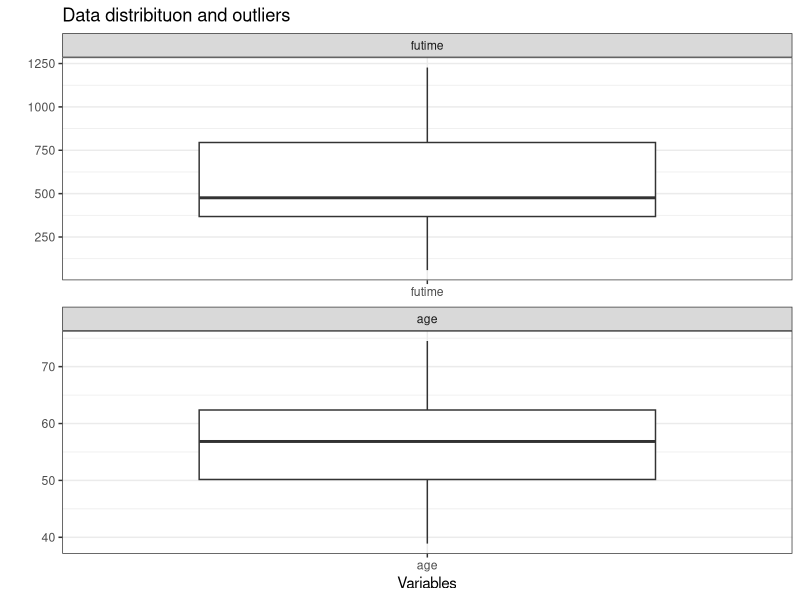
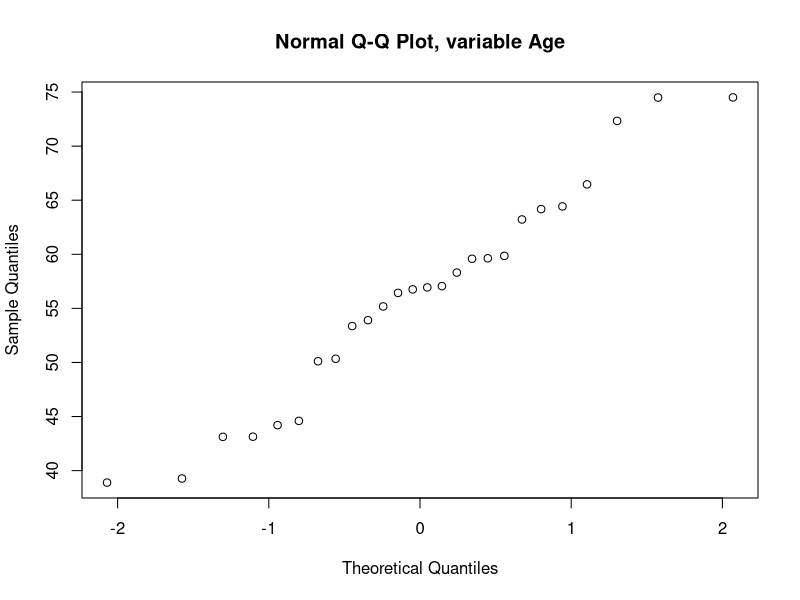
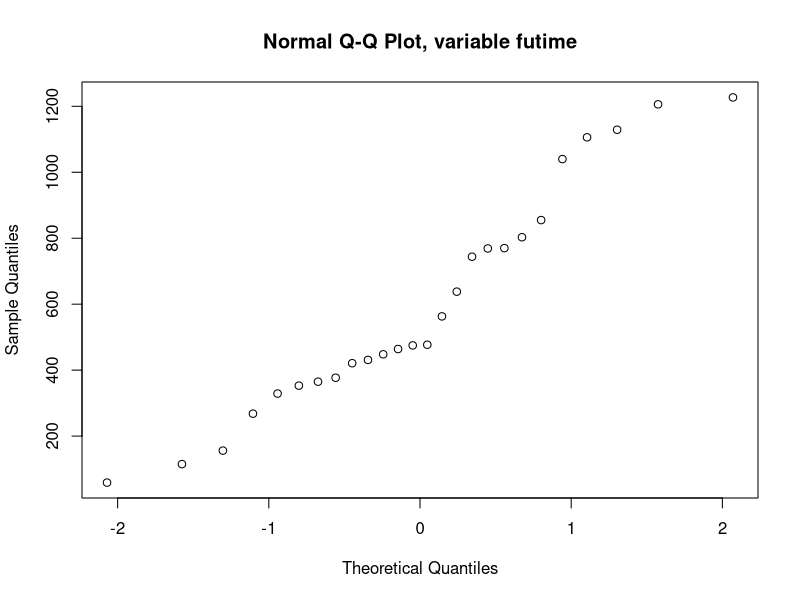
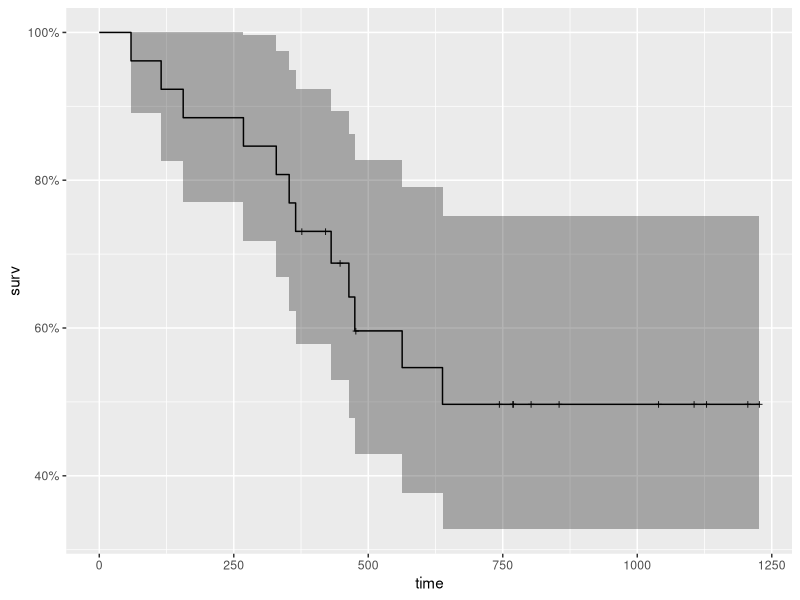
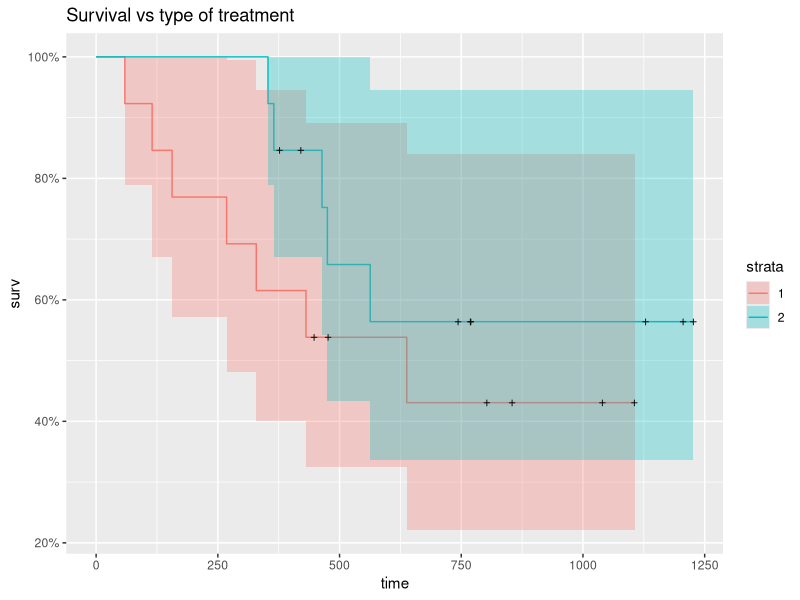
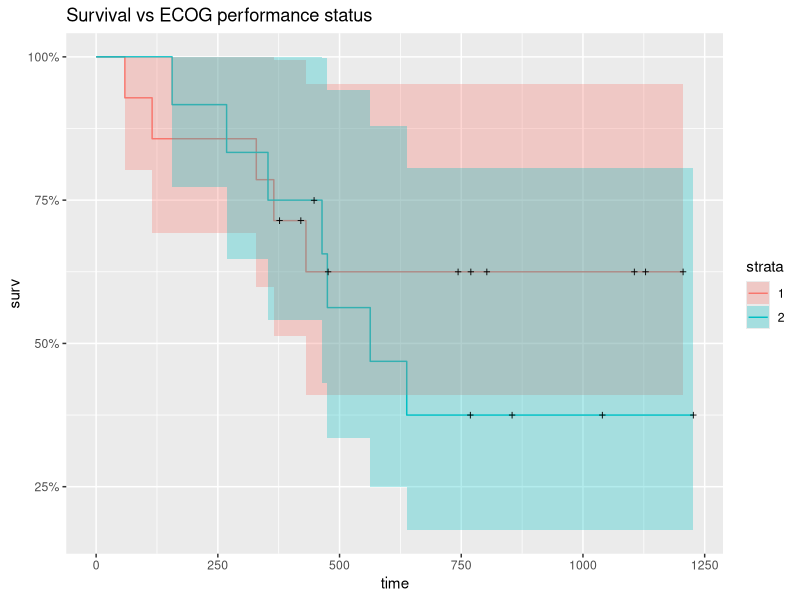
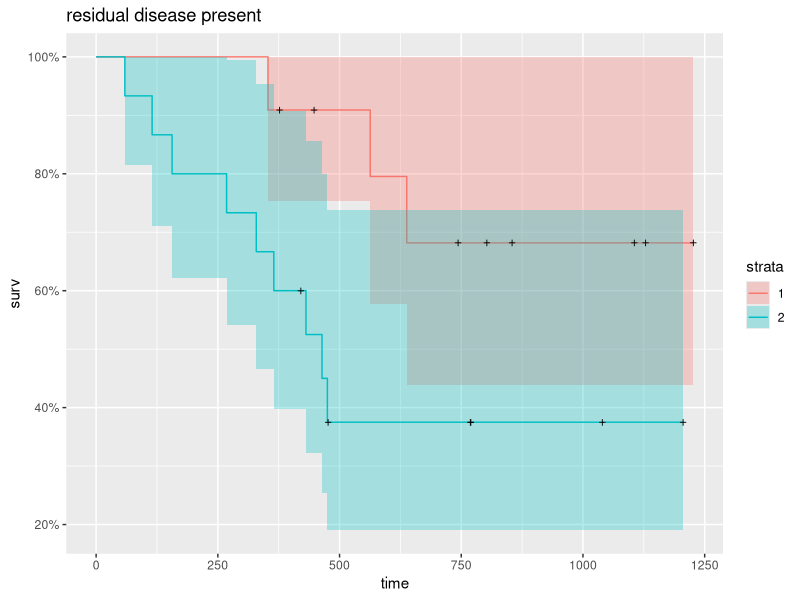
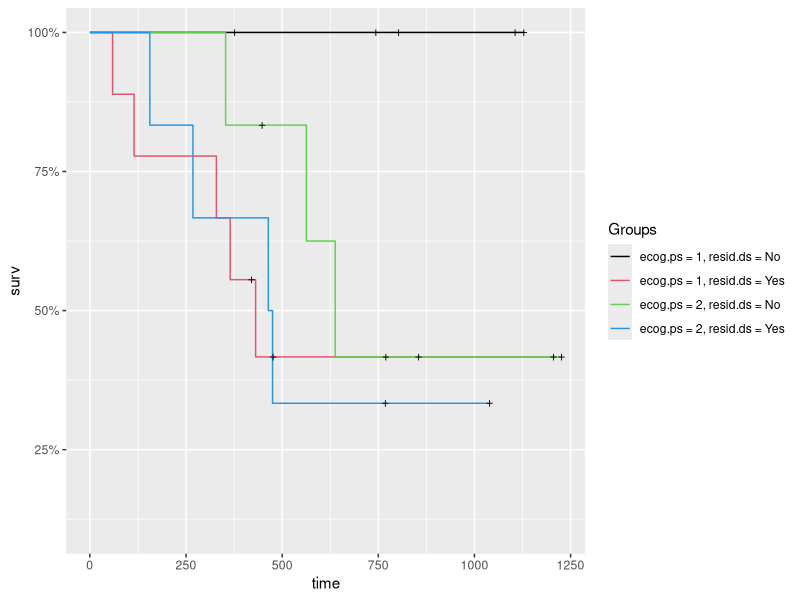

Reproduce these figures in R, in order.
## ---- chunk 1
library(survival)
library(dplyr)
library(psych)
library(ggfortify)
library(coin)
library(forcats)
library(survminer)
## ---- chunk 2
data <- ovarian 

str(data)
summary(data)
head(data)
table(is.na(data))

## ---- chunk 3
data$resid.ds <-  as.factor(data$resid.ds)
data$rx <-  as.factor(data$rx)
data$ecog.ps <-  as.factor(data$ecog.ps)
 
## ---- chunk 4
describeBy(x = data, group = data$fustat)
## ---- chunk 5
ggplot(stack(data[-2]), aes(x = ind, y = values), labeller(x = a)) +
  geom_boxplot() +
  facet_wrap(~ind, nrow = 2, scales = "free") +
  theme_bw()+
  xlab("Variables")+
  ylab("")+
  ggtitle("Data distribituon and outliers")

qqnorm(data$age, main = 'Normal Q-Q Plot, variable Age')

qqnorm(data$futime, main = 'Normal Q-Q Plot, variable futime')

## ---- chunk 6
shapiro.test(data$age)
shapiro.test(data$futime)
## ---- chunk 7
km <- with(data, Surv(futime, fustat))
km_fit <- survfit(Surv(futime, fustat) ~ 1, data=data)
summary(km_fit, times = c(1,30,60,90*(1:10)))
autoplot(km_fit)

## ---- chunk 8


km_trt_fit <- survfit(Surv(futime, fustat) ~ rx, data=data)
autoplot(km_trt_fit, main = 'Survival vs type of treatment')

km_ecog_fit <- survfit(Surv(futime, fustat) ~ ecog.ps, data=data)
autoplot(km_ecog_fit, main = 'Survival vs ECOG performance status')

km_resid_fit <- survfit(Surv(futime, fustat) ~ resid.ds, data=data)
autoplot(km_resid_fit, main = 'residual disease present')



## ---- chunk 9
data$hyb_fact <- as.numeric(as.factor(paste(data$ecog.ps, data$resid.ds)))

describeBy(x = data, group = data$hyb_fact)

## ---- chunk 10
km_hyb_fact <- survfit(Surv(futime, fustat) ~ hyb_fact, data=data)
hyb_plot <- autoplot(km_hyb_fact, conf.int.fill = 'white', 
         conf.int.alpha = 0.001, stat = c("identity", "reduce"))
hyb_plot <- hyb_plot + 
  labs(colour = "Groups") +
  scale_color_manual(labels = c("ecog.ps = 1, resid.ds = No", 
                                "ecog.ps = 1, resid.ds = Yes",
                                "ecog.ps = 2, resid.ds = No",
                                "ecog.ps = 2, resid.ds = Yes"), 
                     values = c(1, 2, 3, 4))
hyb_plot
## ---- chunk 11

logrank_test(Surv(futime, fustat) ~ rx, data = data)
logrank_test(Surv(futime, fustat) ~ resid.ds, data = data)
logrank_test(Surv(futime, fustat) ~ ecog.ps, data = data)


## ---- chunk 12
data$hyb_fact1 <- as.factor(paste(data$ecog.ps, data$resid.ds))
data$hyb_fact1 <- fct_collapse(data$hyb_fact1, '1' = c("1 1"), '2' = c("1 2","2 1", "2 2"))
logrank_test(Surv(futime, fustat) ~ hyb_fact1, data = data)

## ---- chunk 13

cox <- coxph(Surv(futime, fustat) ~ rx + resid.ds + ecog.ps + age, data = data)
summary(cox)

cox_fit <- survfit(cox)
autoplot(cox_fit)

aa_fit <- aareg(Surv(futime, fustat) ~ rx + resid.ds + ecog.ps +  age, data = data)
autoplot(aa_fit)


## ---- chunk 14
fit.coxph <- coxph(Surv(futime, fustat) ~ rx + resid.ds + ecog.ps + age, data = data)
ggforest(fit.coxph, data = data)
